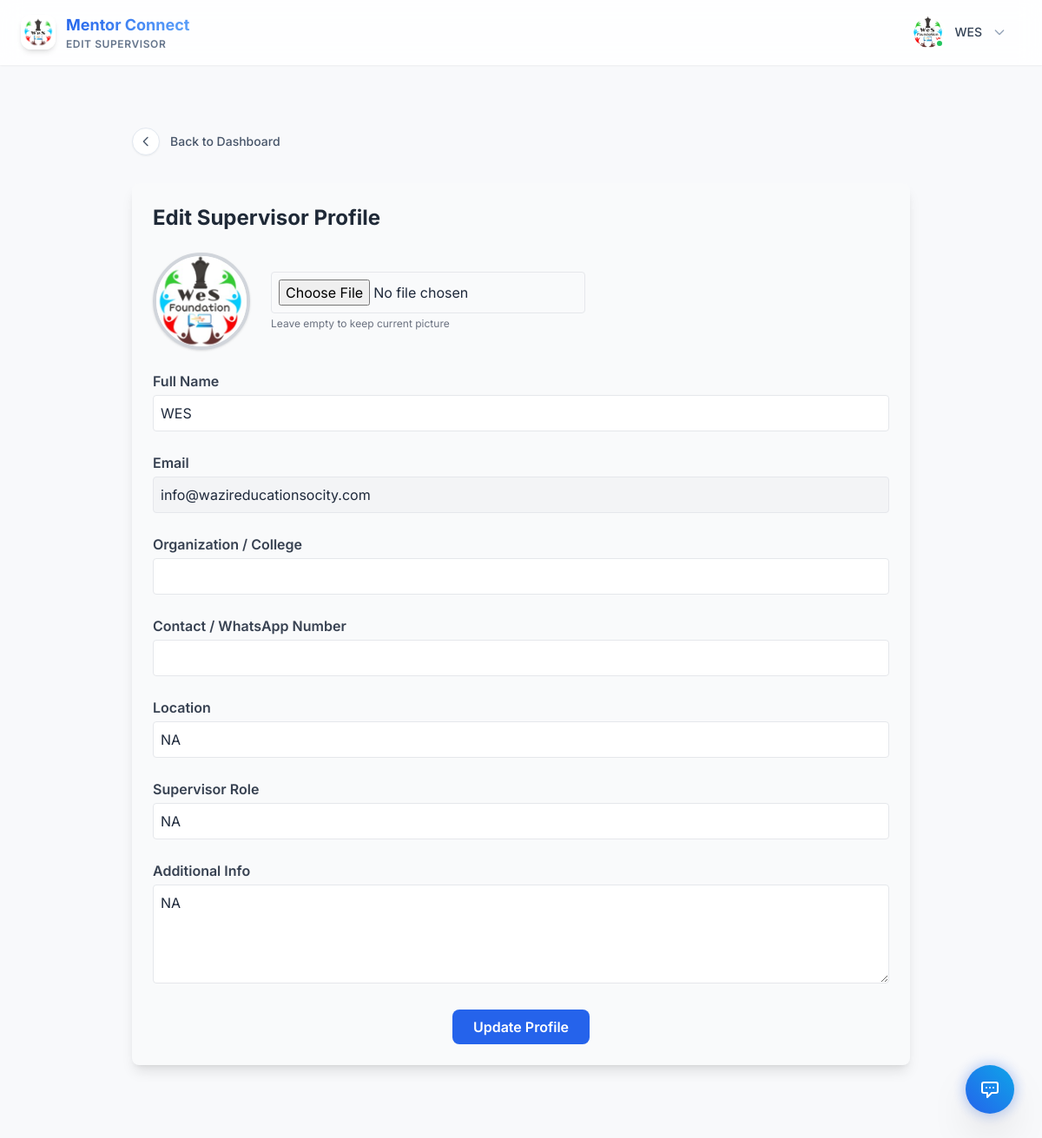
Screenshot of /edit_supervisor_profile (signed in) with the database file from the repository.
### app.py (models this page shows, shortened)
class SupervisorProfile(db.Model):
    __tablename__ = "supervisor_profile"
    id = db.Column(db.Integer, primary_key=True)
    user_id = db.Column(db.Integer, db.ForeignKey("signup_details.id"), nullable=False, unique=True)
    organisation = db.Column(db.String(150))
    whatsapp = db.Column(db.String(20))
    location = db.Column(db.String(100))
    role = db.Column(db.String(100))
    additional_info = db.Column(db.Text)
    profile_picture = db.Column(db.String(100))
    user = db.relationship("User", backref="supervisor_profile", uselist=False)

class User(db.Model):
    __tablename__ = "signup_details"
    id = db.Column(db.Integer, primary_key=True)
    name = db.Column(db.String(100), nullable=False)
    email = db.Column(db.String(100), unique=True, nullable=False)
    password = db.Column(db.String(200), nullable=True)   # nullable for OAuth users
    user_type = db.Column(db.String(10), nullable=True)  # nullable until user selects type
    institution = db.Column(db.String(150), nullable=True)
    institution_id = db.Column(db.Integer, db.ForeignKey("institutions.id"), nullable=True)
    google_id = db.Column(db.String(200), unique=True, nullable=True)
    oauth_provider = db.Column(db.String(50), nullable=True)  # 'google', 'facebook', etc.
    profile_picture_url = db.Column(db.String(500), nullable=True)  # OAuth profile picture
    oauth_created_at = db.Column(db.DateTime, nullable=True)
    created_at = db.Column(db.DateTime, default=datetime.utcnow)
    mentor_profile = db.relationship("MentorProfile", backref="user", uselist=False)
    mentee_profile = db.relationship("MenteeProfile", backref="user_ref", uselist=False, foreign_keys="MenteeProfile.user_id", overlaps="mentee_profile_ref,user")
    institution_ref = db.relationship("Institution", backref="users", foreign_keys="User.institution_id")

### app.py (the view, shortened to what this page needs)
@app.route("/edit_supervisor_profile", methods=["GET", "POST"])
def editsupervisorprofile():
    if "email" not in session or session.get("user_type") != "0":
        return redirect(url_for("signin"))
    user = User.query.filter_by(email=session["email"]).first()
    profile = SupervisorProfile.query.filter_by(user_id=user.id).first()
    institutions = Institution.query.filter_by(status="active").all()
    return render_template(
        "supervisor/editsupervisorprofile.html",
        full_name=user.name,
        email=user.email,
        institution=user.institution,  # Pass current institution
        institutions=institutions,     # Pass institutions list
        organisation_or_college=profile.organisation if profile else "",
        whatsapp_number=profile.whatsapp if profile else "",
        location=profile.location if profile else "",
        role=profile.role if profile else "",
        additional_info=profile.additional_info if profile else "",
        profile_picture=profile.profile_picture if profile else None
    )

### app.py (called while the page is built)
@app.context_processor
def inject_profile_complete():
    profile_complete = True  # Default to True (no popup)
    if "email" in session and session.get("user_type") in ["1", "2"]:
        user = User.query.filter_by(email=session["email"]).first()
        if user:
            profile_complete = check_profile_complete(user.id, session.get("user_type"))
    return dict(profile_complete=profile_complete)

### templates/supervisor/editsupervisorprofile.html (shortened to what this page needs)
{% extends "base2.html" %}
{% block user %}Edit Supervisor{% endblock %}
{% block content %}
{% include 'components/back_button.html' with context %}
<div class="max-w-4xl mx-auto mt-8 p-6 bg-gray-50 rounded-lg shadow-lg">
    <h2 class="text-2xl font-bold text-gray-800 mb-6">Edit Supervisor Profile</h2>
    <form id="supervisorProfileForm" method="POST" enctype="multipart/form-data" class="space-y-6" onsubmit="return validateSupervisorForm()">
        <div class="flex flex-col items-center md:flex-row md:items-center md:space-x-6">
            <img src="{{ url_for('static', filename='uploads/' + (profile_picture if profile_picture else 'default.png')) }}"
                 alt="Profile Picture"
                 class="w-28 h-28 rounded-full object-cover border-4 border-gray-300 shadow mb-4 md:mb-0">
            <div>
                {% if profile_picture %}
                <input type="file" name="profile_picture" class="border p-2 rounded w-full md:w-auto" accept="image/*">
                <p class="text-xs text-gray-500 mt-1">Leave empty to keep current picture</p>
                {% else %}
                <input type="file" name="profile_picture" class="border p-2 rounded w-full md:w-auto" required accept="image/*">
                <p class="text-xs text-red-500 mt-1">* Profile picture is required</p>
                {% endif %}
            </div>
        </div>
        <div>
            <label class="block text-gray-700 font-semibold mb-1">Full Name</label>
            <input type="text" name="full_name" value="{{ full_name }}"
                   class="w-full border p-2 rounded" required>
        </div>
        <div>
            <label class="block text-gray-700 font-semibold mb-1">Email</label>
            <input type="email" value="{{ email }}" readonly
                   class="w-full border p-2 rounded bg-gray-100 cursor-not-allowed">
        </div>
        <div>
            <label class="block text-gray-700 font-semibold mb-1">Organization / College</label>
            <input type="text" name="organisation_or_college" value="{{ organisation }}"
                   class="w-full border p-2 rounded">
        </div>
        <div>
            <label class="block text-gray-700 font-semibold mb-1">Contact / WhatsApp Number</label>
            <input type="text" name="whatsapp_number" value="{{ whatsapp }}"
                   class="w-full border p-2 rounded">
        </div>
        <div>
            <label class="block text-gray-700 font-semibold mb-1">Location</label>
            <input type="text" name="location" value="{{ location }}"
                   class="w-full border p-2 rounded">
        </div>
        <div>
            <label class="block text-gray-700 font-semibold mb-1">Supervisor Role</label>
            <input type="text" name="role" value="{{ role }}"
                   class="w-full border p-2 rounded">
        </div>
        <div>
            <label class="block text-gray-700 font-semibold mb-1">Additional Info</label>
            <textarea name="additional_info" rows="4" class="w-full border p-2 rounded">{{ additional_info }}</textarea>
        </div>
        <div class="text-center">
            <button type="submit"
                    class="px-6 py-2 rounded-lg bg-blue-600 text-white font-semibold hover:bg-blue-700 transition">
                Update Profile
            </button>
        </div>
    </form>
</div>
{% endblock %}

### templates/base2.html (shortened to what this page needs)
<!DOCTYPE html>
<html lang="en">
<head>
    <script src="https://cdn.tailwindcss.com"></script>
    <link rel="stylesheet" href="{{ url_for('static', filename='design-system.css') }}">
    <link href='https://cdn.jsdelivr.net/npm/fullcalendar@5.11.3/main.min.css' rel='stylesheet' />
</head>
<body class="flex flex-col h-screen overflow-hidden text-slate-800">
    <nav class="glass-nav flex justify-between items-center px-6 py-3 z-30 sticky top-0 shadow-sm">
        <div class="flex items-center space-x-3">
            <a href="
            {% if session.get('user_type') == '0' %}
                {{ url_for('supervisordashboard') }}
            {% elif session.get('user_type') == '1' %}
                {{ url_for('mentordashboard') }}
            {% elif session.get('user_type') == '2' %}
                {{ url_for('menteedashboard') }}
            {% elif session.get('user_type') == '3' %}
                {{ url_for('institutiondashboard') }}
            {% else %}
                {{ url_for('home') }}
            {% endif %}
            " class="flex items-center gap-3 group">
                <img src="{{ url_for('static', filename='img/logo.jpg') }}" alt="LOGO"
                    class="h-10 w-10 rounded-xl shadow-md group-hover:scale-105 transition-transform">
                <div class="flex flex-col">
                    <span class="text-lg font-bold text-gradient">Mentor Connect</span>
                    <span class="text-xs font-semibold text-slate-500 uppercase tracking-wider">{% block user %}{%
                        endblock %}</span>
                </div>
            </a>
        </div>
        <div class="flex items-center gap-3">
            <div class="relative">
                <button id="profile-dropdown-btn"
                    class="group flex items-center gap-3 p-1.5 pr-4 rounded-full hover:bg-slate-100/50 transition-all duration-200 border border-transparent hover:border-slate-200">
                    <div class="relative">
                        {% if current_user_profile_pic and current_user_profile_pic != 'default.png' %}
                        <img src="{{ url_for('static', filename='uploads/' + current_user_profile_pic) }}"
                            alt="Profile Picture" class="w-9 h-9 rounded-full object-cover ring-2 ring-white shadow-sm">
                        {% else %}
                        <img src="{{ url_for('static', filename='uploads/default.png') }}" alt="Profile Picture"
                            class="w-9 h-9 rounded-full object-cover ring-2 ring-white shadow-sm">
                        {% endif %}
                        <div class="absolute bottom-0 right-0 w-2.5 h-2.5 bg-green-500 border-2 border-white rounded-full">
                    </div>
                </div>
                <span class="text-sm font-medium text-slate-700 group-hover:text-primary hidden sm:block">{{
                    session.get('user_name') or session.get('email') }}</span>
                <svg class="w-4 h-4 text-slate-400 group-hover:text-primary transition-colors hidden sm:block"
                    fill="none" stroke="currentColor" viewBox="0 0 24 24">
                    <path stroke-linecap="round" stroke-linejoin="round" stroke-width="2" d="M19 9l-7 7-7-7"></path>
                </svg>
            </button>
        </div>
        </div>
    </nav>
    <div class="flex flex-1 overflow-hidden relative">
        <main class="flex-1 p-6 md:p-10 overflow-y-auto pb-32">
            {% block content %}{% endblock %}
        </main>
    </div>
    <div id="supportBtn" onclick="redirectToSupport()"
        class="fixed bottom-8 right-8 z-50 animate-float cursor-pointer group">
        <div
            class="absolute inset-0 bg-blue-600 rounded-full blur opacity-40 group-hover:opacity-60 transition-opacity duration-300">
        </div>
        <div
            class="relative bg-gradient-to-tr from-blue-600 to-sky-500 text-white p-4 rounded-full shadow-2xl transition-all duration-300 group-hover:scale-110 flex items-center justify-center">
            <svg class="w-6 h-6" fill="none" stroke="currentColor" viewBox="0 0 24 24">
                <path stroke-linecap="round" stroke-linejoin="round" stroke-width="2"
                    d="M8 10h.01M12 10h.01M16 10h.01M9 16H5a2 2 0 01-2-2V6a2 2 0 012-2h14a2 2 0 012 2v8a2 2 0 01-2 2h-5l-5 5v-5z">
                </path>
            </svg>
        </div>
    </div>
</body>
</html>

### static/design-system.css (style rules this page uses)
:root { --primary: 221 83% 53%; --primary-foreground: 0 0% 100%; --accent: 213 94% 68%; --background: 220 30% 98%; --foreground: 222 47% 11%; --card: 0 0% 100%; --card-foreground: 222 47% 11%; --muted: 220 20% 94%; --muted-foreground: 220 10% 46%; --border: 220 20% 90%; --border-hover: 221 83% 53%; --success: 150 80% 40%; --warning: 40 95% 50%; --destructive: 0 85% 60%; --info: 210 90% 55%; --sidebar-background: 260 50% 10%; --sidebar-foreground: 220 20% 95%; --sidebar-accent: 215 25% 27%; --sidebar-border: 215 25% 20%; --sidebar-primary: 221 83% 70%; --sidebar-primary-foreground: 0 0% 100%; --shadow-sm: 0 1px 2px 0 rgb(0 0 0 / 0.05); --shadow-md: 0 4px 6px -1px rgb(0 0 0 / 0.08); --shadow-lg: 0 10px 15px -3px rgb(0 0 0 / 0.08), 0 4px 6px -4px rgb(0 0 0 / 0.04); --shadow-xl: 0 20px 25px -5px rgb(0 0 0 / 0.08), 0 8px 10px -6px rgb(0 0 0 / 0.04); --shadow-2xl: 0 25px 50px -12px rgb(0 0 0 / 0.25); --shadow-glow: 0 0 20px -5px hsl(var(--primary) / 0.5); }
.text-gradient { background: linear-gradient(135deg, hsl(221 83% 53%), hsl(213 94% 68%)); -webkit-background-clip: text; -webkit-text-fill-color: transparent; background-clip: text; }
.glass-nav { background: rgba(255, 255, 255, 0.85); backdrop-filter: blur(12px); border-bottom: 1px solid rgba(255, 255, 255, 0.3); }
.animate-float { animation: float 4s ease-in-out infinite; }

### templates/base2.html (style rules this page uses)
body { font-family: 'Inter', sans-serif; background-color: hsl(220, 30%, 98%); }

### rows the page displays
SupervisorProfile: profile_picture (picture), location "NA", role "NA", additional_info "NA"
User: get "WES", full_name "WES", email "info@wazireducationsocity.com"
